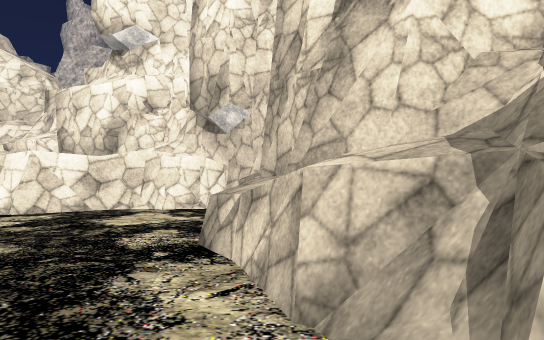
[1] (above)

24 first-person views from a walk through a Unity game level. The camera is 1.4 m above the floor, looks level and sees 70° across. The floor is counted in squares, 1.91 m on a side. Each view is taken from the middle of a square. On the plan, view 1 faces up. The plan holds only what a view shows up to about 12 squares ahead; the rest is blank. The place goes on beyond the plan. The player character is not drawn. Some surface patterns are stand-ins.

[2]
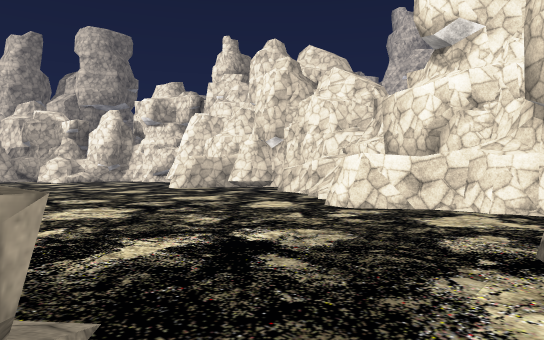

[3]
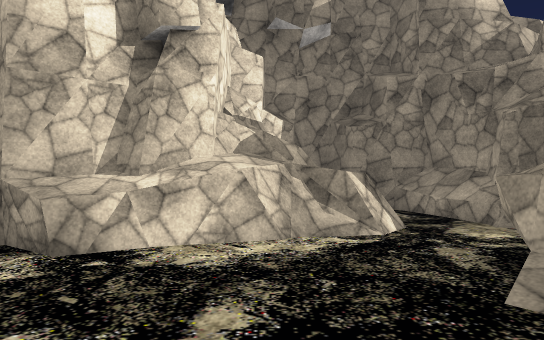

[4]
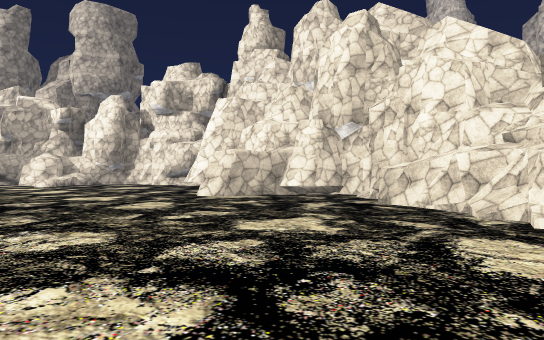

[5]
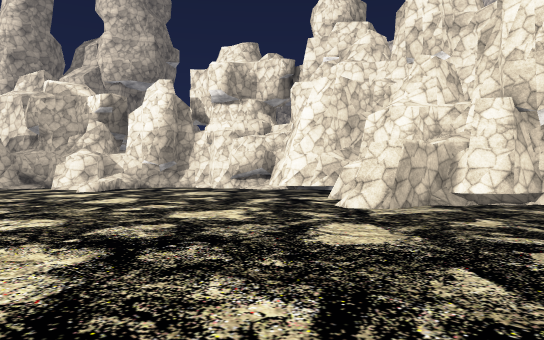

[6]
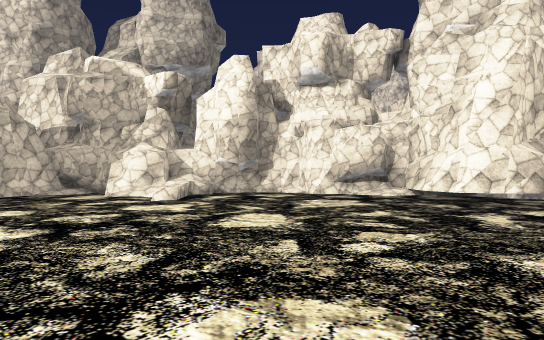

[7]
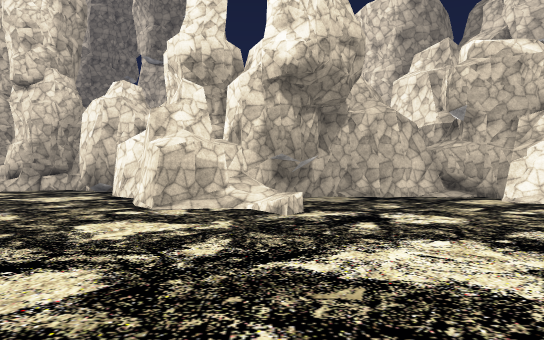

[8]
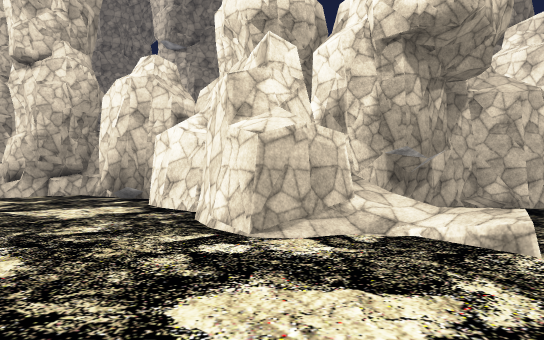

[9]
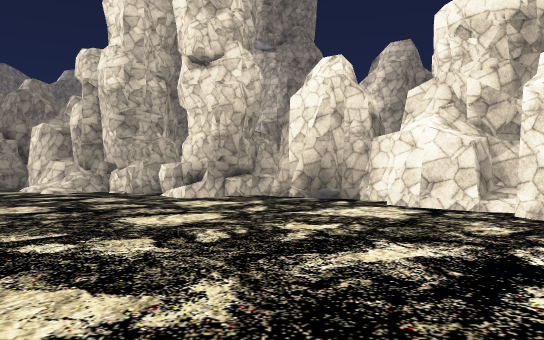

[10]
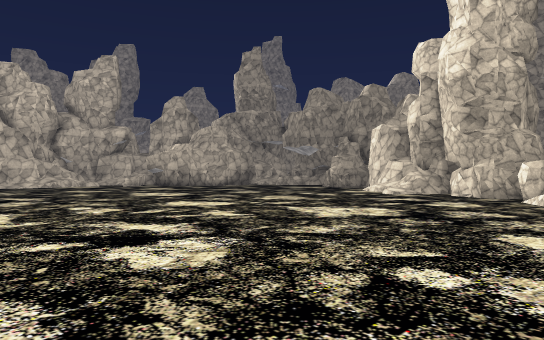

[11]
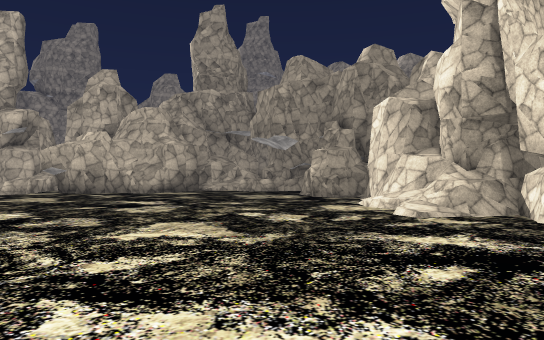

[12]
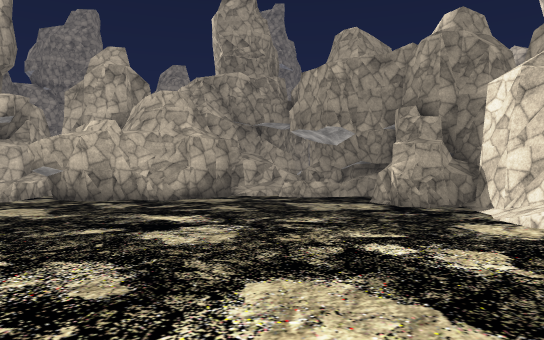

[13]
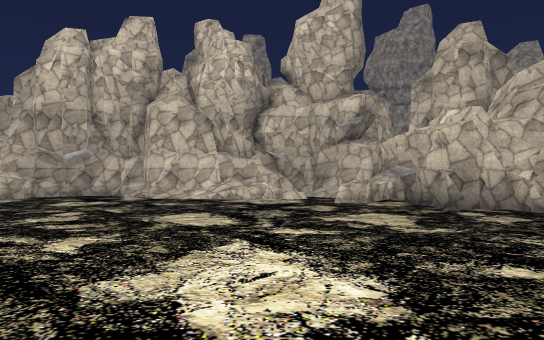

[14]
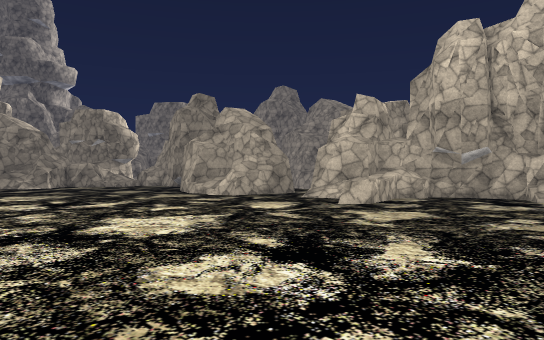

[15]
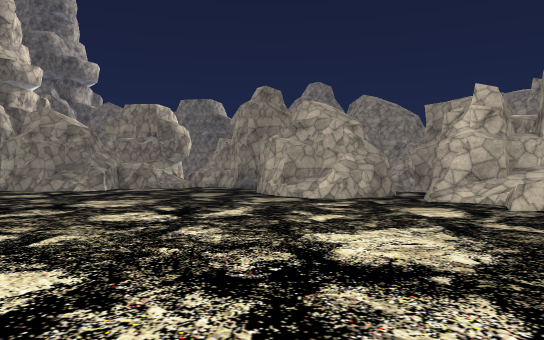

[16]
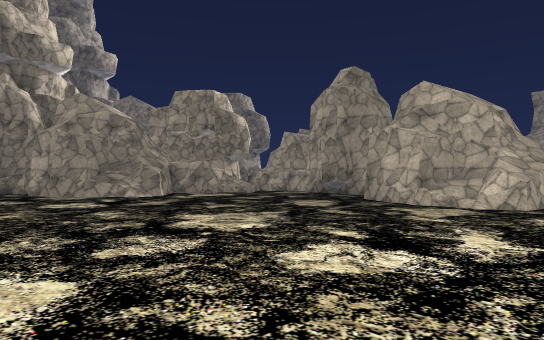

[17]
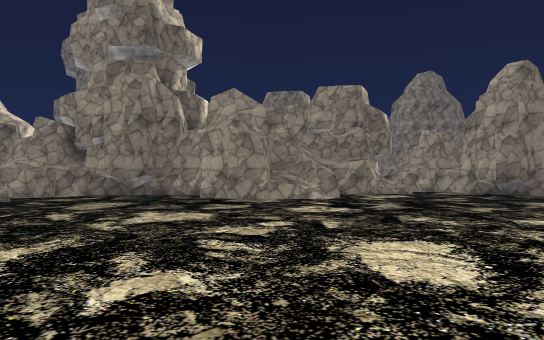

[18]
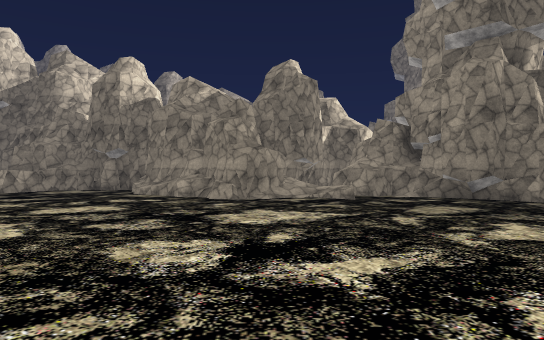

[19]
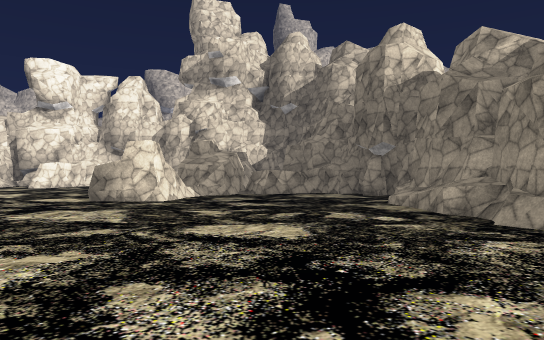

[20]
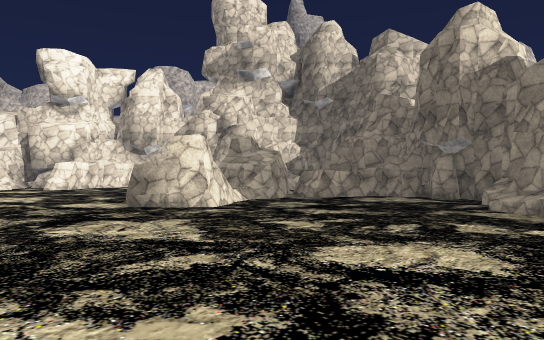

[21]
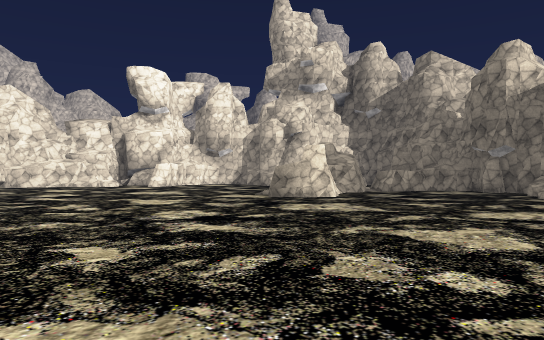

[22]
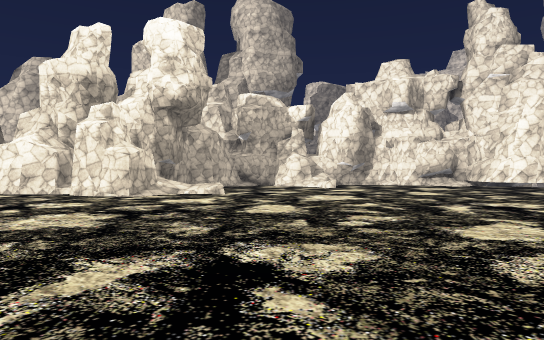

[23]
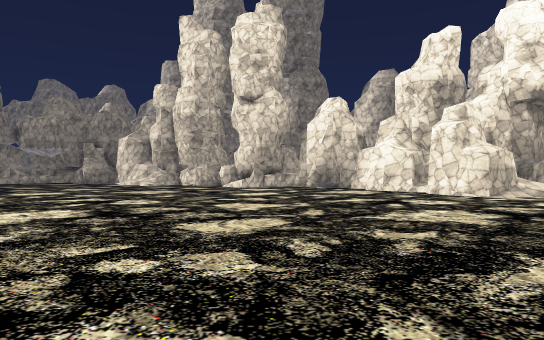

[24]
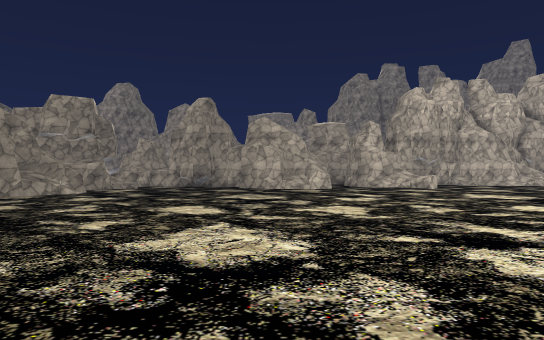

### Floor plan
Key: @ floor where view 1 was taken; # wall or solid block; . floor; / step, stairs or slope; = window, fence, low wall or low ledge; ^ raised ledge; v drop or lower ground; R rock.
Columns run from 37 left of view 1 to 4 right of it. Each row starts with its distance up from view 1.
 12               #####      ###
 11               ....####  ##.##
 10              ........####...####
  9            ##..........#.....//#
  8            #//................./
  7          ###/ ...................#####
  6          #...........................#
  5          #...........................#
  4          #...........................#
  3          #...........................##
  2          #............. .............###
  1          ###//.........   ............## #
  0         #####..........   .......   #@...#
 -1          ####..........  .......^ ###.=###
 -2          ####..........  .......##### ##
 -3        ###.............. ............^##
 -4        #................ .............^#
 -5       ##...............  .............##
 -6      ##............... ...............#
 -7      ##............... ............./##
 -8     R #^..............   ..........=##
 -9    RRR/............................##
-10     RR............................##
-11    RR..............................#
-12   #RR............  ................=
-13   ##R/..........   ...............=##
-14   ###........... ..................#
-15   #...............................##
-16  RR..............................##
-17  RR...........................=###
-18  R............................#
-19 #=............................##
-20 ##=...........................#
-21  =#..........................##
-22   #####..............==##....#
-23       ##........==  .## #....
-24        v=........###.#  ####
-25        v# #///...##
-26        ###########
-27          ###

Where each view was taken, in squares from view 1:
view 1: 0 up, 0 right, facing up
view 2: 0 up, 0 right, facing up-left
view 3: 2 up, 4 left, facing right
view 4: 2 up, 5 left, facing up-left
view 5: 2 up, 10 left, facing up-left
view 6: 2 up, 15 left, facing up-left
view 7: 1 up, 17 left, facing left
view 8: 1 down, 20 left, facing left
view 9: 6 down, 20 left, facing left
view 10: 7 down, 21 left, facing down-left
view 11: 10 down, 26 left, facing down-left
view 12: 13 down, 27 left, facing down-left
view 13: 15 down, 27 left, facing down
view 14: 15 down, 25 left, facing down-right
view 15: 14 down, 22 left, facing down-right
view 16: 14 down, 18 left, facing down-right
view 17: 11 down, 14 left, facing down-right
view 18: 11 down, 13 left, facing right
view 19: 11 down, 9 left, facing up-right
view 20: 9 down, 9 left, facing up-right
view 21: 9 down, 13 left, facing up-right
view 22: 6 down, 14 left, facing up-left
view 23: 7 down, 14 left, facing left
view 24: 7 down, 14 left, facing down
